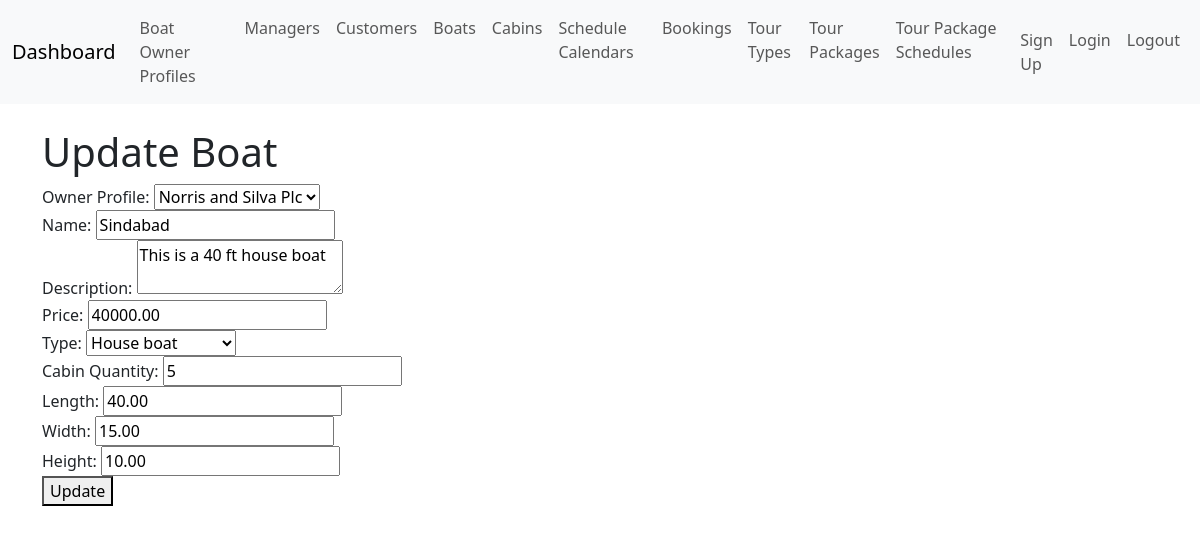
Page /boats/update/1/ on the committed database.
### boats/models.py (models this page shows, shortened)
class Boat(models.Model):
    owner_profile = models.ForeignKey(BoatOwnerProfile, on_delete=models.CASCADE, related_name='boats')
    name = models.CharField(max_length=255)
    description = models.TextField(blank=True, null=True)
    price = models.DecimalField(max_digits=10, decimal_places=2)
    type = models.CharField(
        max_length=50,
        choices=[('House boat', 'House boat'), ('Semi House boat', 'Semi House boat'), ('Traditional boat', 'Traditional boat')]
    )
    cabin_quantity = models.IntegerField()
    is_reserved = models.BooleanField(default=False)
    booked_dates = models.TextField(blank=True, null=True)
    length = models.DecimalField(max_digits=10, decimal_places=2, blank=True, null=True)
    width = models.DecimalField(max_digits=10, decimal_places=2, blank=True, null=True)
    height = models.DecimalField(max_digits=10, decimal_places=2, blank=True, null=True)
    photos = models.TextField(blank=True, null=True)
    created_by = models.IntegerField(blank=True, null=True)
    created_at = models.DateTimeField(auto_now_add=True)
    updated_by = models.IntegerField(blank=True, null=True)
    updated_at = models.DateTimeField(auto_now=True)
    deleted_by = models.IntegerField(blank=True, null=True)
    deleted_at = models.DateTimeField(blank=True, null=True)

class BoatOwnerProfile(models.Model):
    user = models.OneToOneField(User, on_delete=models.CASCADE, related_name='boat_owner_profile')
    company_name = models.CharField(max_length=255)
    address = models.TextField()
    contact_number = models.CharField(max_length=15, blank=True, null=True)
    email = models.EmailField(blank=True, null=True)
    created_at = models.DateTimeField(auto_now_add=True)
    updated_at = models.DateTimeField(auto_now=True)

### boats/views.py (the view, shortened to what this page needs)
# urls.py: path('boats/update/<int:pk>/', views.update_boat_view, name='update_boat'),
@csrf_exempt
def update_boat_view(request, pk):
    boat = get_object_or_404(Boat, pk=pk)
    owners = BoatOwnerProfile.objects.all()
    context = {
        'boat': boat,
        'owners': owners
    }
    return render(request, 'boats/boat_update.html', context)

### boats/templates/boats/boat_update.html (shortened to what this page needs)
{% extends 'base.html' %}
{% block content %}
    <h1>Update Boat</h1>
    <form method="post">
        <label for="owner_profile">Owner Profile:</label>
        <select name="owner_profile" id="owner_profile">
            {% for owner in owners %}
            <option value="{{ owner.id }}" {% if owner == boat.owner_profile %}selected{% endif %}>
                {{ owner.company_name }}
            </option>
            {% endfor %}
        </select><br>
        <label for="name">Name:</label>
        <input type="text" name="name" id="name" value="{{ boat.name }}"><br>
        <label for="description">Description:</label>
        <textarea name="description" id="description">{{ boat.description }}</textarea><br>
        <label for="price">Price:</label>
        <input type="number" name="price" id="price" step="0.01" value="{{ boat.price }}"><br>
        <label for="type">Type:</label>
        <select name="type" id="type">
            <option value="House boat" {% if boat.type == "House boat" %}selected{% endif %}>House boat</option>
        </select><br>
        <label for="cabin_quantity">Cabin Quantity:</label>
        <input type="number" name="cabin_quantity" id="cabin_quantity" value="{{ boat.cabin_quantity }}"><br>
        <label for="length">Length:</label>
        <input type="number" name="length" id="length" step="0.01" value="{{ boat.length }}"><br>
        <label for="width">Width:</label>
        <input type="number" name="width" id="width" step="0.01" value="{{ boat.width }}"><br>
        <label for="height">Height:</label>
        <input type="number" name="height" id="height" step="0.01" value="{{ boat.height }}"><br>
        <button type="submit">Update</button>
    </form>
{% endblock %}

### rows in the picture
Boat: owner_profile "Norris and Silva Plc", name "Sindabad", description "This is a 40 ft house boat", price "40000.00", type "House boat", cabin_quantity "5", length "40.00", width "15.00", height "10.00"
